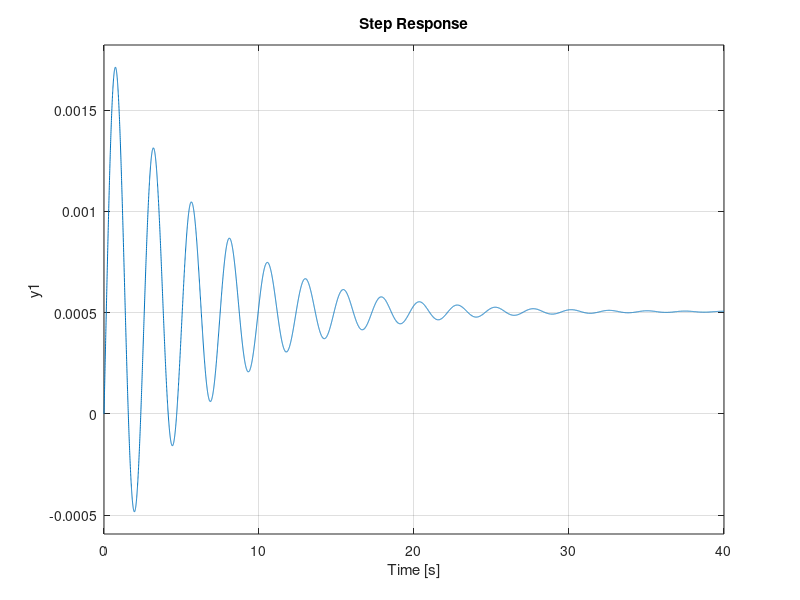

Recreate this plot in MATLAB.
% Author: Jhensen Ray Agni
% Email: jagni001@ucr.edu
% Github: https://jragni.github.io

%%%%% Quarter Car Suspension Model %%%

% Initialize constants
Ks = 2000;  % [N/m]  spring constant of suspension
C = 100;  % [N*s/m] coefficient of friction for dashpot
Kw = 200000;  % [N/m] spring constant for the wheel
M = 300;   % [kg] mass of quarter car
m = 40;    % [kg] mass of wheel

% State Matrix derived from force balance
A = [ 0 1 0 0;
    -Ks/M -C/M Ks/M C/M;
    0 0 0 1;
    Ks/m C/m -(Kw+Ks)/m -C/m]; 
% COntrolling 
B = [ 0;1/M; 0;0];

C = [1 1 0 0]; % Measuring position
D = 0;
sys = ss(A,B,C,D);

step(sys)

